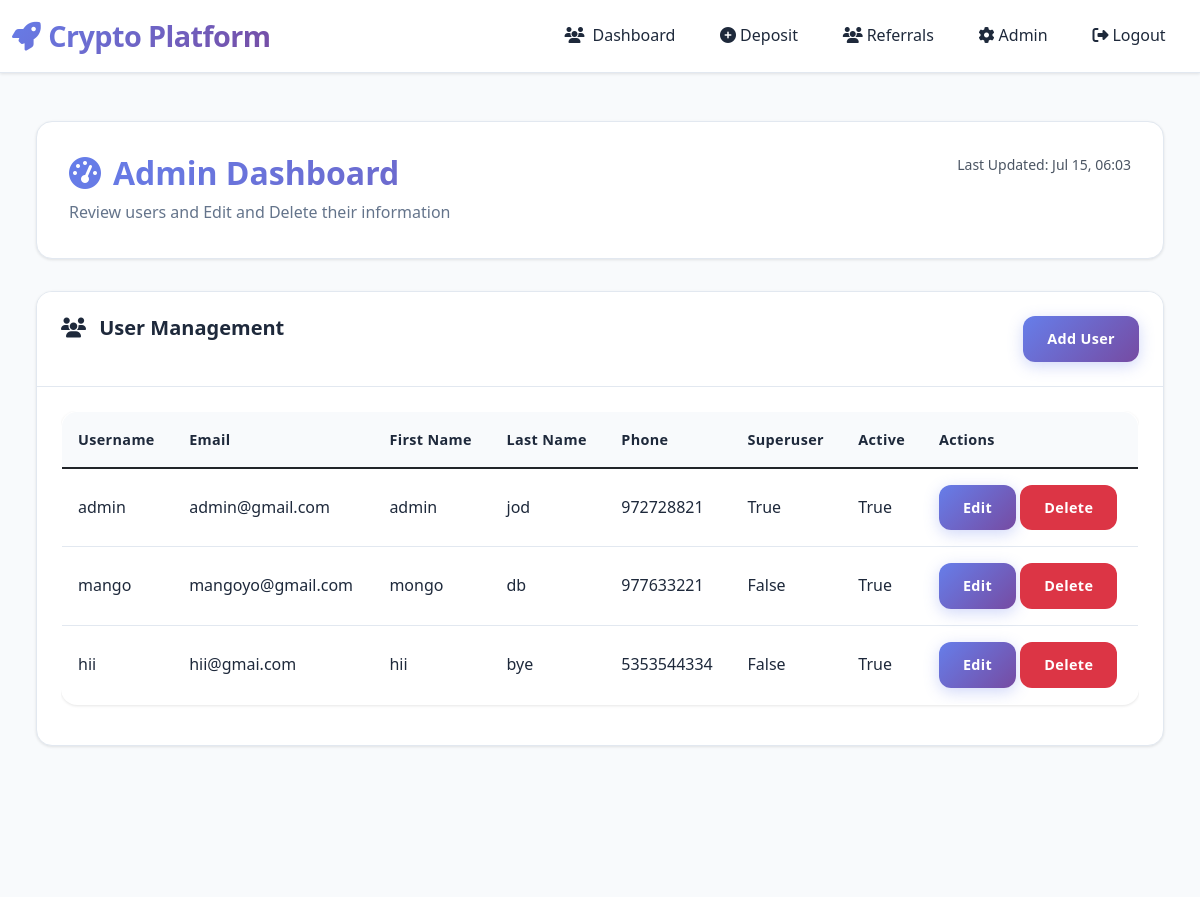
Page /trading/admin/dashboard/ (signed in) on the earlier database version.
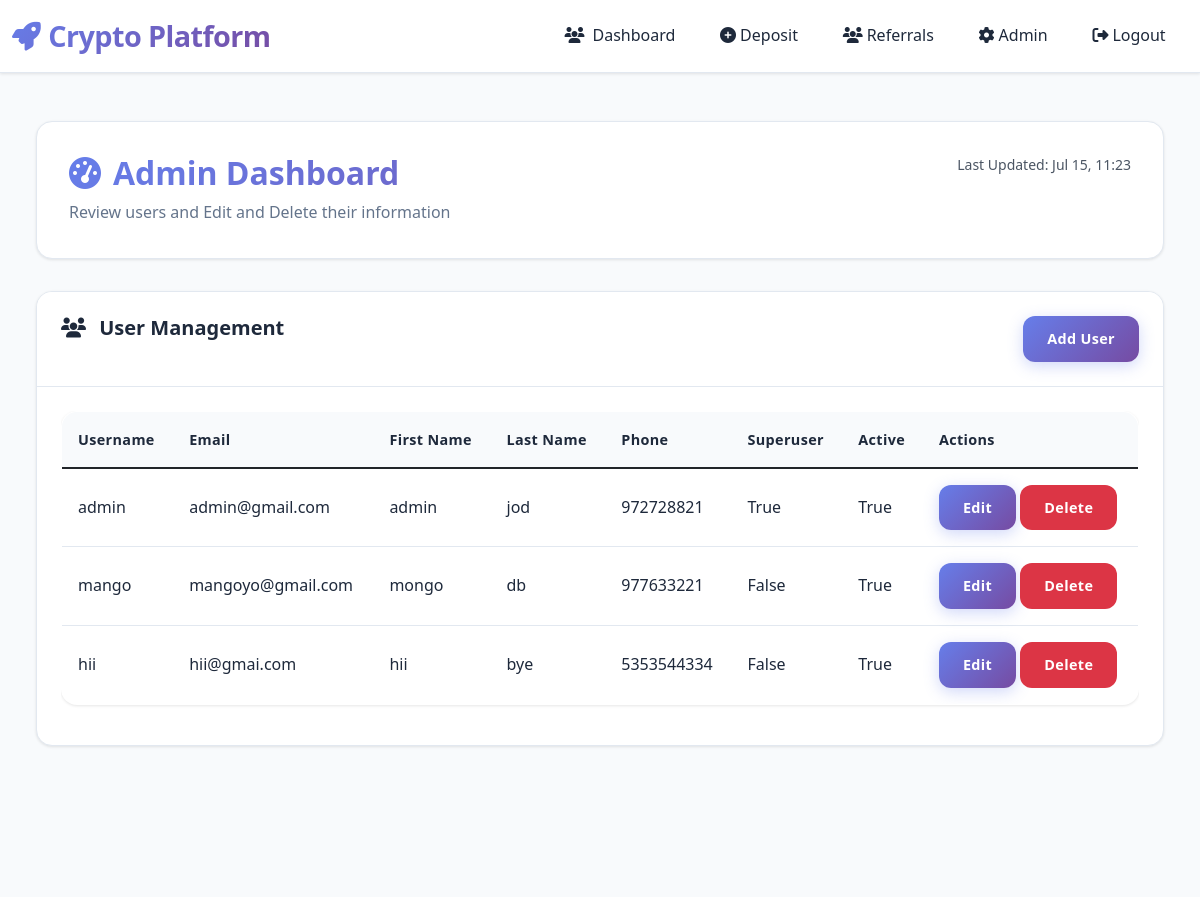
Same page on the later database version.
### deposits/models.py (models this page shows, shortened)
class Deposit(models.Model):
    STATUS_CHOICES = [
        ('pending', 'Pending'),
        ('approved', 'Approved'),
        ('rejected', 'Rejected'),
    ]
    user = models.ForeignKey(User, on_delete=models.CASCADE)
    cryptocurrency = models.ForeignKey(Cryptocurrency, on_delete=models.CASCADE)
    amount = models.DecimalField(max_digits=20, decimal_places=2)
    transaction_hash = models.CharField(max_length=100, blank=True)
    wallet_address = models.CharField(max_length=50)
    status = models.CharField(max_length=20, choices=STATUS_CHOICES, default='pending')
    created_at = models.DateTimeField(auto_now_add=True)
    approved_at = models.DateTimeField(null=True, blank=True)
    price_at_deposit = models.DecimalField(max_digits=20, decimal_places=10, default=0)
    coin_quantity = models.DecimalField(max_digits=20, decimal_places=10, default=0)

### trading/views.py (the view, shortened to what this page needs)
# urls.py: path('admin/dashboard/', views.admin_dashboard, name='admin_dashboard'),
@user_passes_test(lambda u: u.is_superuser)
def admin_dashboard(request):
    context = {
        "users": User.objects.all(),
        "total_users": User.objects.count(),
        "total_deposits": Deposit.objects.count() if Deposit.objects.exists() else 0,
        "pending_deposits": Deposit.objects.filter(status='pending').count() if Deposit.objects.exists() else 0,
        "last_updated": Deposit.objects.latest('created_at').created_at if Deposit.objects.exists() else None,
    }
    return render(request, 'trading/admin/dashboard.html', context)

### templates/trading/admin/dashboard.html (shortened to what this page needs)
{% extends 'base.html' %}
{% load static %}
{% block content %}
<div class="dashboard-container">
<div class="page-header">
  <div class="last-updated">
    Last Updated: {{ last_updated|date:"M d, H:i" }}
  </div>
    <h1 class="page-title">
        <i class="fas fa-tachometer-alt"></i>
        Admin Dashboard
    </h1>
    <p class="page-subtitle">Review users and Edit and Delete their information</p>
</div>
  <div class="card mb-4">
    <div class="card-header d-flex justify-content-between">
      <h5><i class="fas fa-users me-2"></i> User Management</h5>
      <button class="btn btn-primary" data-bs-toggle="modal" data-bs-target="#addUserModal">Add User</button>
    </div>
    <div class="card-body">
      <div class="table-responsive">
        <table class="table">
          <thead>
            <tr>
              <th>Username</th>
              <th>Email</th>
              <th>First Name</th>
              <th>Last Name</th>
              <th>Phone</th>
              <th>Superuser</th>
              <th>Active</th>
              <th>Actions</th>
            </tr>
          </thead>
          <tbody>
            {% for user in users %}
            <tr>
              <td>{{ user.username }}</td>
              <td>{{ user.email }}</td>
              <td>{{ user.first_name }}</td>
              <td>{{ user.last_name }}</td>
              <td>{{ user.userprofile.phone }}</td>
              <td>{{ user.is_superuser }}</td>
              <td>{{ user.is_active }}</td>
              <td>
                <button class="btn btn-sm btn-primary" data-bs-toggle="modal" data-bs-target="#editUserModal{{ user.id }}">Edit</button>
                <button class="btn btn-sm btn-danger" data-bs-toggle="modal" data-bs-target="#deleteUserModal{{ user.id }}">Delete</button>
              </td>
            </tr>
            {% endfor %}
          </tbody>
        </table>
      </div>
    </div>
  </div>
</div>
{% endblock %}

Differences in the rows shown:
no longer on this page (row unchanged): Deposit: created_at "Jul 15, 06:03"
added Deposit: created_at "Jul 15, 11:23"
